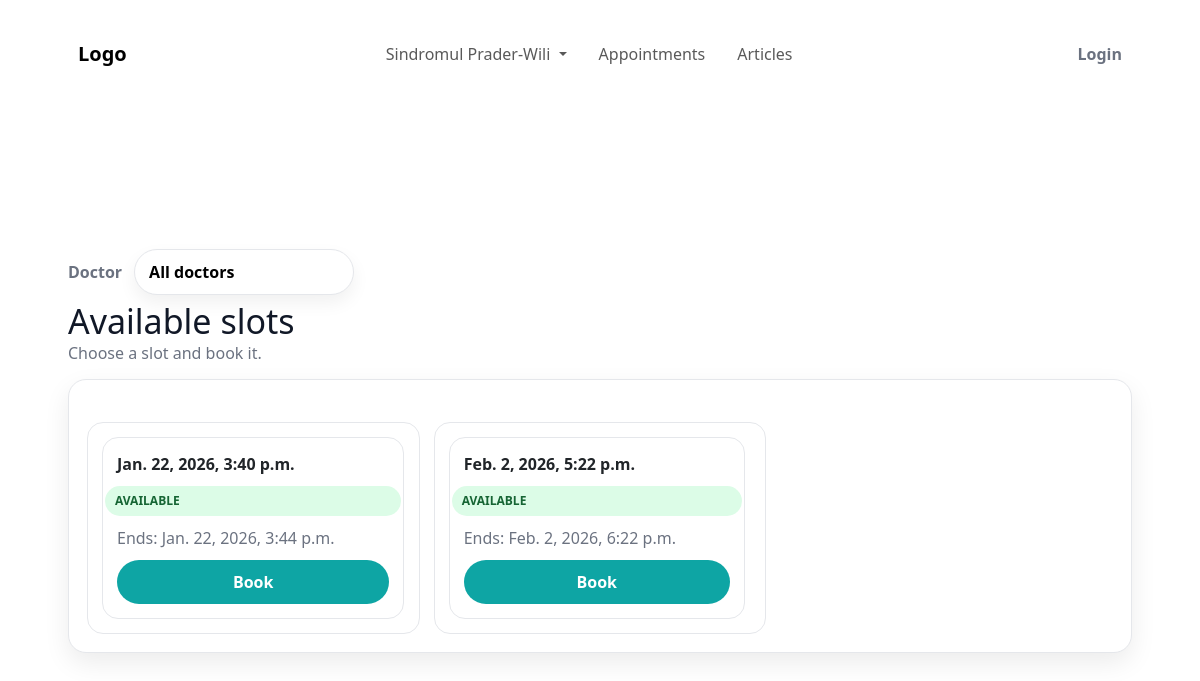
The page /appointments/slots/ on the database its author committed.
### appointments/models.py (models this page shows, shortened)
class AppointmentSlot(models.Model):
    STATUS_CHOICES = [
        ("available", "Available"),
        ("booked", "Booked"),
        ("cancelled", "Cancelled"),
    ]
    doctor = models.ForeignKey(User, on_delete=models.CASCADE, related_name="slots")
    start_time = models.DateTimeField()
    end_time = models.DateTimeField()
    status = models.CharField(max_length=20, choices=STATUS_CHOICES, default="available")
    class Meta:
        indexes = [
            models.Index(fields=["doctor", "start_time", "status"]),
        ]

### appointments/views.py (the view)
# urls.py: path("slots/", views.available_slots, name="available_slots"),
def available_slots(request):
    booked_exists = Appointment.objects.filter(
        slot_id=OuterRef("pk"),
        status="booked",
    )
    qs = (
        AppointmentSlot.objects
        .filter(status="available", start_time__gte=timezone.now())
        .annotate(has_appt=Exists(booked_exists))
        .filter(has_appt=False)
        .select_related("doctor")
        .order_by("start_time")
    )
    doctors = User.objects.filter(is_staff=True).order_by("username")
    doctor_id = request.GET.get("doctor")
    if doctor_id:
        qs = qs.filter(doctor_id=doctor_id)
    slots = qs[:200]  # ✅ slice at the end
    return render(
        request,
        "appointments/available_slots.html",
        {"slots": slots, "doctors": doctors, "selected_doctor": doctor_id},
    )

### appointments/templates/appointments/available_slots.html (shortened to what this page needs)
{% load static %}
<!doctype html>
<html lang="en">
<head>
<link rel="stylesheet" href="{% static 'css/style.css' %}">
  <link rel="stylesheet" href="https://cdn.jsdelivr.net/npm/bootstrap@5.3.3/dist/css/bootstrap.min.css">
</head>
<body>
  {% include "index/navbar.html" %}
  <main class="container">
    <form class="filters" method="get">
  <label class="filter-label" for="doctor">Doctor</label>
  <select id="doctor" name="doctor" class="select" onchange="this.form.submit()">
    <option value="">All doctors</option>
  </select>
</form>
    <div class="top">
      <div>
        <h1>Available slots</h1>
        <div class="muted">Choose a slot and book it.</div>
      </div>
    </div>
    <div class="card">
      {% if slots %}
        <div class="grid">
          {% for s in slots %}
            <div class="slot">
              <div class="slot-inner">
                <div class="row">
                  <strong>{{ s.start_time }}</strong>
                  <span class="pill">AVAILABLE</span>
                </div>
                <div class="muted">Ends: {{ s.end_time }}</div>
                    <a class="btn" href="{% url 'appointments:book_slot' s.id %}">Book</a>
              </div>
            </div>
          {% endfor %}
        </div>
      {% else %}
        <p class="muted">No slots available.</p>
      {% endif %}
    </div>
  </main>
</body>
</html>

### login/static/login/css/style.css (style rules this page uses)
html, body { width: 100%; height: 100%; --size: 80px; --color: #fefae0; --l: var(--color) 20%, #0000 0; --bg: 35%, #606c38 0 45%, var(--color) 0; background: linear-gradient(45deg, var(--l) 45%, var(--color) 0 70%, #0000 0), linear-gradient(-45deg, var(--l) var(--bg) 70%, #0000 0), linear-gradient(45deg, var(--color) var(--bg)); background-size: var(--size) var(--size); }
body { display: flex; justify-content: center; align-items: center; padding: 0; }

### appointments/templates/appointments/available_slots.html (style rules this page uses)
:root { --bg:#f6f7fb; --card:#ffffff; --text:#111827; --muted:#6b7280; --primary:#0ea5a4; --primary-dark:#0b7f7e; --border:#e5e7eb; --radius:18px; --shadow:0 12px 28px rgba(0,0,0,.10); }
body { margin:0;font-family:system-ui,-apple-system,Segoe UI,Roboto,Arial;background:var(--bg);color:var(--text); }
.container { max-width:1100px;margin:26px auto;padding:0 18px; }
.top { display:flex;align-items:flex-end;justify-content:space-between; gap:12px;flex-wrap:wrap;margin-bottom:14px; }
h1 { margin:0;font-size:34px; }
.muted { color:var(--muted); }
.card { background:var(--card);border:1px solid var(--border); border-radius:var(--radius);box-shadow:var(--shadow); padding:18px; }
.grid { display:grid;grid-template-columns:repeat(12,1fr);gap:14px;margin-top:12px; }
.slot { grid-column:span 12; }
@media (min-width:780px) { .slot { grid-column:span 6; } }
@media (min-width:1050px) { .slot { grid-column:span 4; } }
.slot-inner { border:1px solid var(--border); border-radius:16px; padding:14px; display:flex; flex-direction:column; gap:10px; background:#fff; }
.row { display:flex;align-items:center;justify-content:space-between;gap:10px;flex-wrap:wrap; }
.pill { display:inline-block;padding:6px 10px;border-radius:999px;font-weight:900;font-size:12px;background:#dcfce7;color:#166534; }
.btn { background:var(--primary); color:white; border:none; padding:10px 14px; border-radius:999px; font-weight:900; cursor:pointer; text-decoration:none; display:inline-block; text-align:center; }
form { margin:0; }
:root { --bg:#f6f7fb; --card:#ffffff; --text:#111827; --muted:#6b7280; --primary:#0ea5a4; --primary-dark:#0b7f7e; --border:#e5e7eb; --shadow:0 18px 40px rgba(0,0,0,.12); --radius:18px; }
body { margin:0;font-family:system-ui,-apple-system,Segoe UI,Roboto,Arial;background:var(--bg);color:var(--text); padding-top:90px; }
.btn { background:var(--primary); color:white; border:none; padding:10px 16px; border-radius:999px; font-weight:800; cursor:pointer; text-decoration:none; display:inline-block; }
.card { background:var(--card);border:1px solid var(--border); border-radius:var(--radius); box-shadow:0 10px 26px rgba(0,0,0,.08); padding:18px; }
.slot { border:1px solid var(--border); border-radius:16px; padding:14px; background:#fff; display:flex; align-items:center; justify-content:space-between; gap:12px; margin-top:12px; }
.pill { display:inline-block;padding:6px 10px;border-radius:999px;font-weight:800;font-size:12px; }
.filters { display:flex; gap:12px; align-items:center; flex-wrap:wrap; margin:12px 0 6px; }
.filter-label { color:var(--muted); font-weight:800; }
.select { appearance:none; padding:10px 14px; border-radius:999px; border:1px solid var(--border); background:#fff; font-weight:800; cursor:pointer; min-width:220px; box-shadow:0 8px 18px rgba(0,0,0,.06); }

### rows shown on the page
AppointmentSlot: start_time "Jan. 22, 2026, 3:40 p.m.", end_time "Jan. 22, 2026, 3:44 p.m."
AppointmentSlot: start_time "Feb. 2, 2026, 5:22 p.m.", end_time "Feb. 2, 2026, 6:22 p.m."
